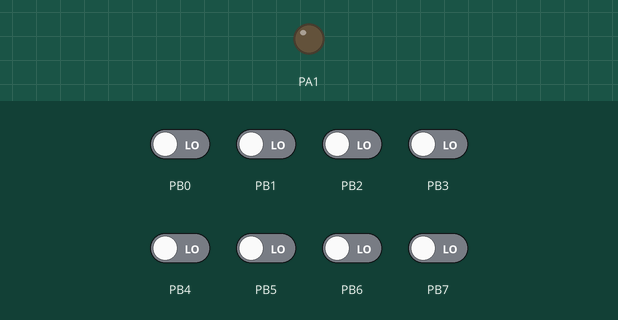
Recording of a program running on a simulated ATmega32, built with avr-gcc and emulated at 8 MHz. Shown: output pins drawn as LEDs (lit = HIGH). Inputs (shaded band) come from the test bench; at power-on: PB0–7 LOW.

Above: at 1.2 s.
1.3 s: PB1 driven HIGH
At 2.5 s:
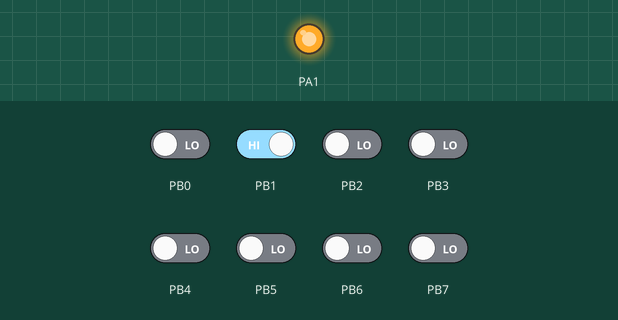
2.8 s: PB1 driven LOW
At 3.7 s:
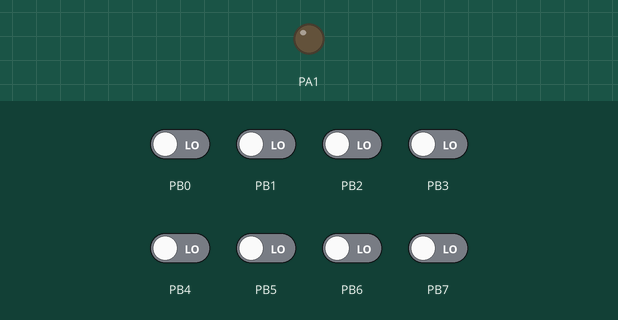
Timing chart, 0 to 5.8 s (numbered marks = the images above; inputs shaded):
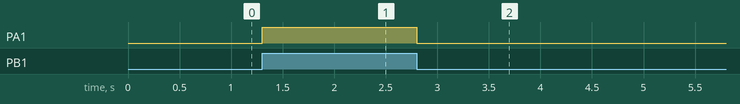

Measured:
- after the input at 1.3 s, PA1: LOW → HIGH at once
- after the input at 2.8 s, PA1: HIGH → LOW at once

The program:

main.c
```c
#define  F_CPU 8000000
#include "DIO_interface.h"
#include <util/delay.h>

int main(void)
{
	DIO_set_direction(port_A,1,output);
	DIO_set_direction(port_B,1,input);
    /* Replace with your application code */

    while (1)
    {
	  u8 x = DIO_GETpinValue(port_B,1);
	  if (x==HIGH){
		  DIO_set_PinValue(port_A,pin_1,HIGH);
	  }else {
		  DIO_set_PinValue(port_A,pin_1,LOW);

	  }


		//_delay_ms(3000);

		//_delay_ms(3000);

    }
}
```

DIO_interface.h
```c
/*
 * DIO_interface.h
 *
 * Created: 4/16/2023 10:55:54 PM
 *  Author: Lenono
 */


#ifndef DIO_INTERFACE_H_
#define DIO_INTERFACE_H_

typedef unsigned char u8 ;
#define SET_BIT(BYTE,BIT_NO)  (BYTE  |= (1<<(BIT_NO)))
#define CLR_BIT(BYTE,BIT_NO)  (BYTE &= ~(1<<(BIT_NO)))
#define GET_BIT(BYTE,BIT_NO) ((BYTE >> BIT_NO)&1)
#define TOGGLE_BIT(BYTE,BIT_NO) (BYTE ^= (1<<(BIT_NO)))


typedef enum {
	port_A,
	port_B,
	port_C,
	port_D,
	pin_0=0,
	pin_1,
	pin_2,
	pin_3,
	pin_4,
	pin_5,
	pin_6,
	pin_7,
	LOW=0,
	HIGH,
	input=0,
	output


	}en;

void  DIO_set_PinValue (u8 port , u8 pin_num , u8 value);
void  DIO_set_direction (u8 port , u8 pin_num , u8 direction);
u8    DIO_GETpinValue (u8 port , u8 pin_num);


#endif /* DIO_INTERFACE_H_ */
```

DIO_private.h
```c
/*
 * DIO_private.h
 *
 * Created: 4/16/2023 10:55:25 PM
 *  Author: Lenono
 */


#ifndef DIO_PRIVATE_H_
#define DIO_PRIVATE_H_

#define PORTA  *((volatile u8 *)0x3B)
#define DDRA  *((volatile u8 *)0x3A)
#define PINA  *((volatile u8 *)0x39)

#define PORTB  *((volatile u8 *)0x38)
#define DDRB  *((volatile u8 *)0x37)
#define PINB  *((volatile u8 *)0x36)

#define PORTC  *((volatile u8 *)0x35)
#define DDRC  *((volatile u8 *)0x34)
#define PINC  *((volatile u8 *)0x33)

#define PORTD  *((volatile u8 *)0x32)
#define DDRD *((volatile u8 *)0x311)
#define PIND  *((volatile u8 *)0x30)
#endif /* DIO_PRIVATE_H_ */
```

DIO_program.c
```c
/*
 * DIO_program.c
 *
 * Created: 4/16/2023 10:55:07 PM
 *  Author: Lenono
 */

#include "DIO_interface.h"
#include "DIO_private.h"
void  DIO_set_PinValue (u8 port , u8 pin_num , u8 value){
	 if (value == HIGH){

		 switch (port){
		  case port_A : SET_BIT(PORTA,pin_num);break;
		  case port_B : SET_BIT(PORTB,pin_num);break;
		  case port_C : SET_BIT(PORTC,pin_num);break;
		  case port_D : SET_BIT(PORTD,pin_num);break;
		 }
	 }else if (value == LOW){


		  switch (port){
			  case port_A : CLR_BIT(PORTA,pin_num);break;
			   case port_B : CLR_BIT(PORTB,pin_num);break;
			    case port_C : CLR_BIT(PORTC,pin_num);break;
				 case port_D : CLR_BIT(PORTD,pin_num);break;
		  }
	 }


}
void  DIO_set_direction (u8 port , u8 pin_num , u8 direction){
 if (direction == output){

	 switch (port){
		 case port_A : SET_BIT(DDRA,pin_num);break;
		 case port_B : SET_BIT(DDRB,pin_num);break;
		 case port_C : SET_BIT(DDRC,pin_num);break;
		 case port_D : SET_BIT(DDRD,pin_num);break;
	 }
	 }else if (direction == input){


	 switch (port){
		 case port_A : CLR_BIT(DDRA,pin_num);break;
		 case port_B : CLR_BIT(DDRB,pin_num);break;
		 case port_C : CLR_BIT(DDRC,pin_num);break;
		 case port_D : CLR_BIT(DDRD,pin_num);break;
	 }
 }


}

u8    DIO_GETpinValue (u8 port , u8 pin_num){

	switch (port){
     case port_A : return GET_BIT(PINA,pin_num);break;
	 case port_B : return GET_BIT(PINB,pin_num);break;
	 case port_C : return GET_BIT(PINC,pin_num);break;
	 case port_D : return GET_BIT(PIND,pin_num);break;
	}
}
```
